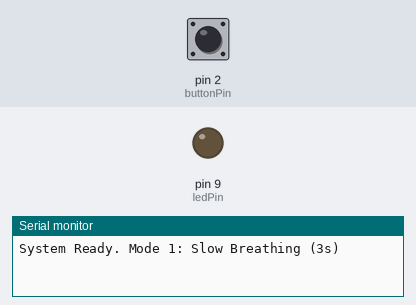
Bench run of a sketch on a simulated Arduino Uno, built with avr-gcc and run on an emulated ATmega328P. Parts: output pins drawn as LEDs (lit = HIGH), the last lines printed to the serial monitor. Inputs (shaded band) come from the test bench; at power-on: pin 2 (buttonPin) LOW.

Above: at 1.2 s.
1.3 s: pin 2 (buttonPin) pulled HIGH for 0.15 s
At 1.66 s:
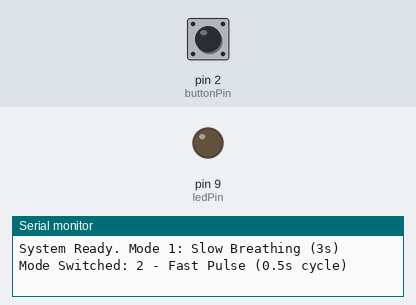
4.3 s: pin 2 (buttonPin) pulled HIGH for 1 s
At 6.7 s:
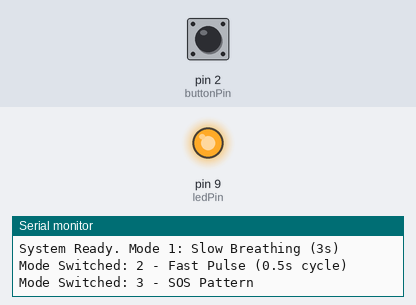
7.3 s: pin 2 (buttonPin) pulled HIGH for 0.15 s
Timing chart, 0 to 16.3 s (numbered marks = the images above; inputs shaded):
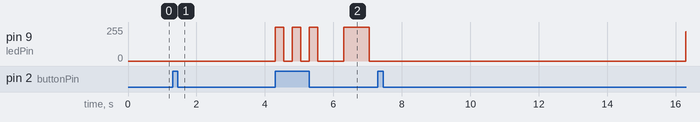

The sketch:

night_light.ino
```cpp
/*
 * PWM Fading Night Light with SOS Mode
 * Path: /week2/night_light/night_light.ino
 */

const int ledPin = 9;   // MUST be a PWM pin (has a ~ symbol)
const int buttonPin = 2;

// State Tracking Variables
int currentMode = 0;          // 0: Slow Breathe, 1: Fast Pulse, 2: SOS
int lastButtonState = LOW;

// SOS State Machine Variables
int sosIndex = 0;
unsigned long previousSosMillis = 0;

// SOS Pattern Array (Even indexes = ON duration, Odd indexes = OFF duration)
// Pattern: S (...) O (---) S (...)
const int sosPattern[] = {
  250, 250, 250, 250, 250, 750, // S: 3 short flashes (250ms), 750ms gap
  750, 250, 750, 250, 750, 750, // O: 3 long flashes (750ms), 750ms gap
  250, 250, 250, 250, 250, 1500 // S: 3 short flashes (250ms), 1500ms word gap
};
const int sosLength = 18; // Total items in the array

void setup() {
  Serial.begin(9600);
  pinMode(ledPin, OUTPUT);
  pinMode(buttonPin, INPUT);

  Serial.println("System Ready. Mode 1: Slow Breathing (3s)");
}

void loop() {
  unsigned long currentMillis = millis();

  // --- 1. BUTTON HANDLING (Corrected Edge Detection) ---
  int reading = digitalRead(buttonPin);

  // Detect the exact moment the button changes from unpressed (LOW) to pressed (HIGH)
  if (reading == HIGH && lastButtonState == LOW) {

    // Change modes
    currentMode++;
    if (currentMode > 2) {
      currentMode = 0; // Loop back to the first mode
    }

    // Reset variables to ensure clean transitions
    sosIndex = 0;
    previousSosMillis = currentMillis;

    // Print the new mode to Serial Monitor
    Serial.print("Mode Switched: ");
    if (currentMode == 0) Serial.println("1 - Slow Breathing (3s cycle)");
    else if (currentMode == 1) Serial.println("2 - Fast Pulse (0.5s cycle)");
    else if (currentMode == 2) Serial.println("3 - SOS Pattern");
  }

  // Save the current state for the next time the loop runs
  lastButtonState = reading;

  // --- 2. LED MODE EXECUTION ---
  if (currentMode == 0) {
    runBreathing(3000, currentMillis); // 3000ms = 3 seconds
  }
  else if (currentMode == 1) {
    runBreathing(500, currentMillis);  // 500ms = 0.5 seconds
  }
  else if (currentMode == 2) {
    runSOS(currentMillis);
  }
}

// --- HELPER FUNCTIONS ---

// Function to handle the PWM Fading mathematically without delay()
void runBreathing(int cycleDuration, unsigned long currentMillis) {
  // Use modulo to find our exact position inside the current cycle loop
  unsigned long timeInCycle = currentMillis % cycleDuration;
  int halfCycle = cycleDuration / 2;
  int brightness = 0;

  if (timeInCycle < halfCycle) {
    // First half of the cycle: Fade UP (0 to 255)
    brightness = map(timeInCycle, 0, halfCycle, 0, 255);
  } else {
    // Second half of the cycle: Fade DOWN (255 to 0)
    brightness = map(timeInCycle, halfCycle, cycleDuration, 255, 0);
  }

  analogWrite(ledPin, brightness);
}

// Function to handle the SOS pattern without delay()
void runSOS(unsigned long currentMillis) {
  // Check if it is time to move to the next ON/OFF step in the pattern array
  if (currentMillis - previousSosMillis >= sosPattern[sosIndex]) {
    previousSosMillis = currentMillis;
    sosIndex++;

    // If we reached the end of the pattern, loop back to the beginning
    if (sosIndex >= sosLength) {
      sosIndex = 0;
    }
  }

  // Even indexes in our array are ON states, Odd indexes are OFF states
  if (sosIndex % 2 == 0) {
    analogWrite(ledPin, 255); // Full brightness
  } else {
    analogWrite(ledPin, 0);   // Off
  }
}
```

Measured:
- after the input at 1.3 s, pin 9 (ledPin): stays 0/255 (without the input it goes to 220/255 after 3.0 s)
